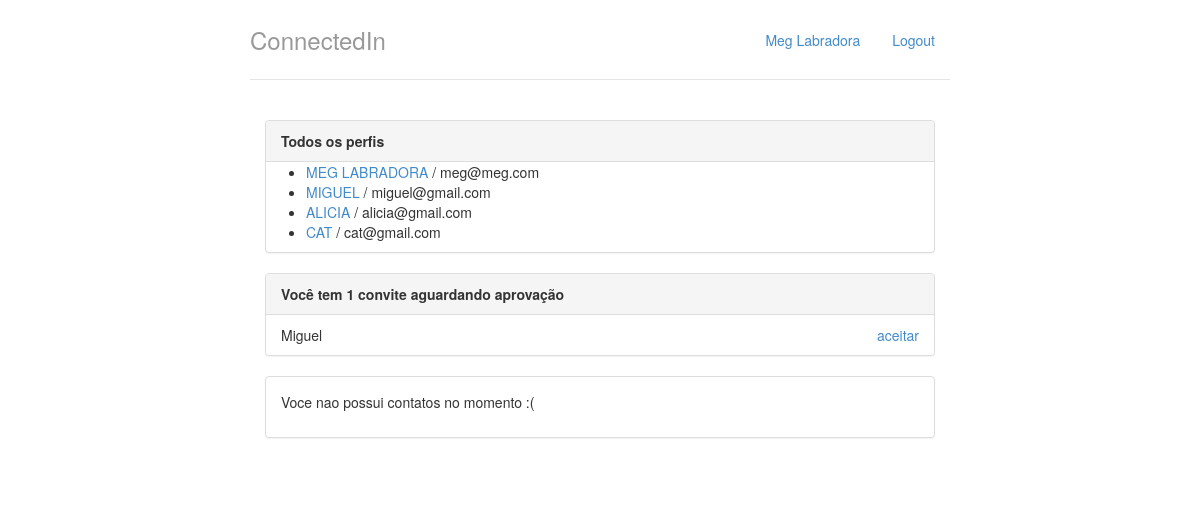
Before: / with the older database file.
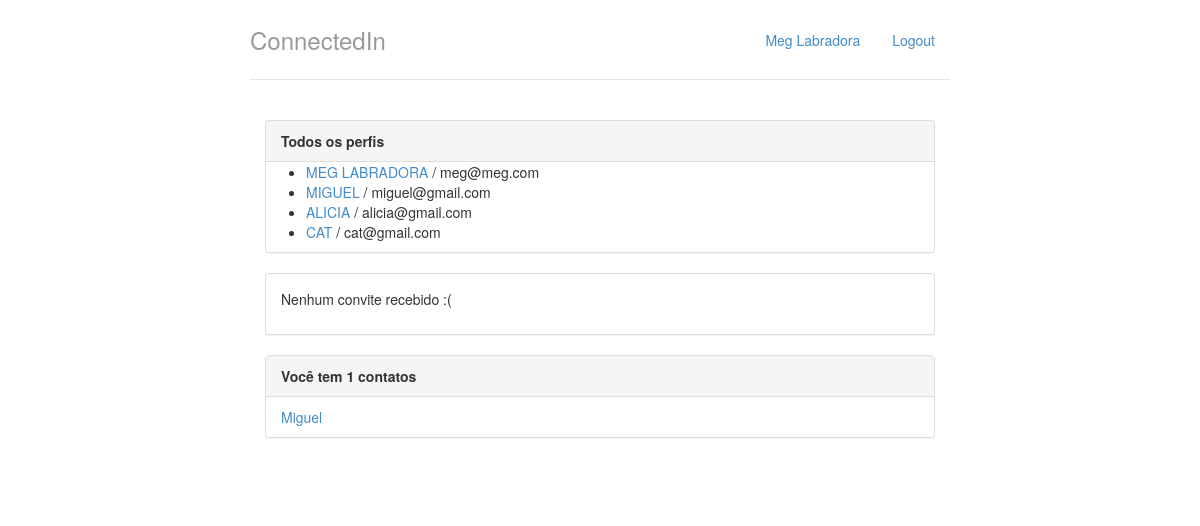
After: the same page with the newer database file.
### perfis/models.py (models this page shows, shortened)
class Perfil(models.Model):
   nome = models.CharField(max_length=255, null=False)
   email = models.CharField(max_length=255, null=False)
   telefone = models.CharField(max_length=15, null=False)
   nome_empresa = models.CharField(max_length=255, null=False)
   contatos = models.ManyToManyField('self')

class Convite(models.Model):
    solicitante = models.ForeignKey(Perfil, related_name='convites_feitos')
    convidado = models.ForeignKey(Perfil, related_name='convites_recebidos')

### perfis/views.py (the view)
# urls.py: url(r'^$', 'perfis.views.index', name="index"),
def index(request):
	return render(request, 'index.html', {"perfis":Perfil.objects.all(), 'perfil_logado' : get_perfil_logado(request)})

### perfis/views.py (called while the page is built)
def get_perfil_logado(request):
	return Perfil.objects.get(id=1)

### perfis/templates/index.html
{% extends "base.html"%}
{% block body%}
<div class="col-lg-12">
	<div class="panel panel-default">
		<div class="panel-heading">
			<strong>Todos os perfis</strong>
		</div>
			{% if perfis%}
			<ul>
				{% for perfil in perfis %}
					<li>
							<a href="{% url 'exibir' perfil.id %}">
									{{ perfil.nome | upper}}
							</a>
						/ {{ perfil.email }}
					</li>
				{% endfor %}
			</ul>
			{% else %}
				<p>Nenhum perfil encontrado</p>
			{% endif %}
	</div>
	<div class="panel panel-default">
		{% with total_de_convites=perfil_logado.convites_recebidos.count %}
			{% if total_de_convites %}
				<div class="panel-heading">
					<strong>Você tem {{ total_de_convites }} convite{{ total_de_convites | pluralize}} aguardando aprovação</strong>
				</div>
				<ul class="list-group">
					{% for convite in perfil_logado.convites_recebidos.all %}
						<li class="list-group-item">
							{{ convite.solicitante.nome }}
							<a href="{% url 'aceitar' convite.id%}" class="pull-right">aceitar</a>
						</li>
					{% endfor%}
				</ul>
			{% else %}
				<div class="panel-body">
					<p>Nenhum convite recebido :(</p>
				</div>
			{% endif%}
		{% endwith%}
	</div>
	<div class="panel panel-default">
		{% with total_de_contatos=perfil_logado.contatos.count %}
			{% if total_de_contatos %}
				<div class="panel-heading">
					<strong>Você tem {{ total_de_contatos }} contatos{{ total_de_contatos | pluralize}} </strong>
				</div>
				<ul class="list-group">
					{% for contato in perfil_logado.contatos.all %}
						<li class="list-group-item">
							<a href="{% url 'exibir' contato.id %}">{{ contato.nome }}</a>
						</li>
					{% endfor%}
				</ul>
			{% else %}
				<div class="panel-body">
					<p>Voce nao possui contatos no momento :(</p>
				</div>
			{% endif%}
		{% endwith%}
	</div>
</div>
{% endblock%}

### perfis/templates/base.html (shortened to what this page needs)
{% load staticfiles %}
<!DOCTYPE html>
<html lang="pt-br">
<head>
    <link rel="stylesheet" href="{% static "styles/bootstrap.css" %}">
    <link rel="stylesheet" href="{% static "styles/main.css" %}">
</head>
<body>
    <div class="container">
        <div class="header">
                <ul class="nav nav-pills pull-right">
                    <li><a href="{% url 'index' %}">{{perfil_logado.nome}}</a></li>
                    <li><a href="/logout/">Logout</a></li>
                </ul>
                <h3 class="text-muted">ConnectedIn</h3>
            </div>
            <div class="row content">
                {% block body%}
                {% endblock %}
            </div>
    </div>
</body>
</html>

Changed rows visible on the page:
removed Convite: solicitante.nome "Miguel"
now on one of the page's lists (row unchanged): Perfil: nome "Miguel"
Other visible differences:
{{ total_de_contatos }}: (not shown) → "1"
{{ total_de_convites }}: "1" → (not shown)
text no longer shown: "convite aguardando aprovação Voce nao possui contatos no momento :("
text now shown: "Nenhum convite recebido :( contatos"
